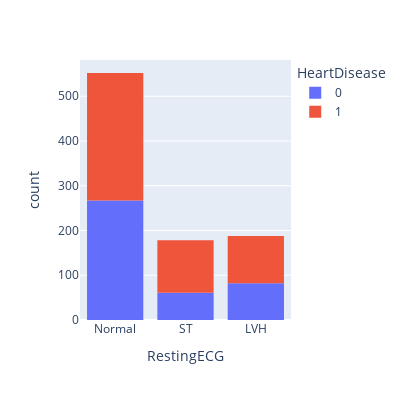

Notebook code for this chart:
### Code cell
fig = px.histogram(df, x="RestingECG", color="HeartDisease",width=400, height=400)
fig.show()

### Figure 1 — Plotly figure (JSON) as saved in the notebook; plotly's stock layout.template omitted (floating-point values rounded to 4 significant figures; data arrays with more than 128 entries replaced by an {"elided": "..."} marker saying what was removed)
{"data": [{"alignmentgroup": "True", "bingroup": "x", "hovertemplate": "HeartDisease=0<br>RestingECG=%{x}<br>count=%{y}<extra></extra>", "legendgroup": "0", "marker": {"color": "#636efa", "pattern": {"shape": ""}}, "name": "0", "offsetgroup": "0", "orientation": "v", "showlegend": true, "type": "histogram", "x": {"elided": "410 str values"}, "xaxis": "x", "yaxis": "y"}, {"alignmentgroup": "True", "bingroup": "x", "hovertemplate": "HeartDisease=1<br>RestingECG=%{x}<br>count=%{y}<extra></extra>", "legendgroup": "1", "marker": {"color": "#EF553B", "pattern": {"shape": ""}}, "name": "1", "offsetgroup": "1", "orientation": "v", "showlegend": true, "type": "histogram", "x": {"elided": "508 str values"}, "xaxis": "x", "yaxis": "y"}], "layout": {"barmode": "relative", "height": 400, "legend": {"title": {"text": "HeartDisease"}, "tracegroupgap": 0}, "margin": {"t": 60}, "width": 400, "xaxis": {"anchor": "y", "autorange": true, "domain": [0, 1], "range": [-0.5, 2.5], "title": {"text": "RestingECG"}, "type": "category"}, "yaxis": {"anchor": "x", "autorange": true, "domain": [0, 1], "range": [0, 581.1], "title": {"text": "count"}}}}
